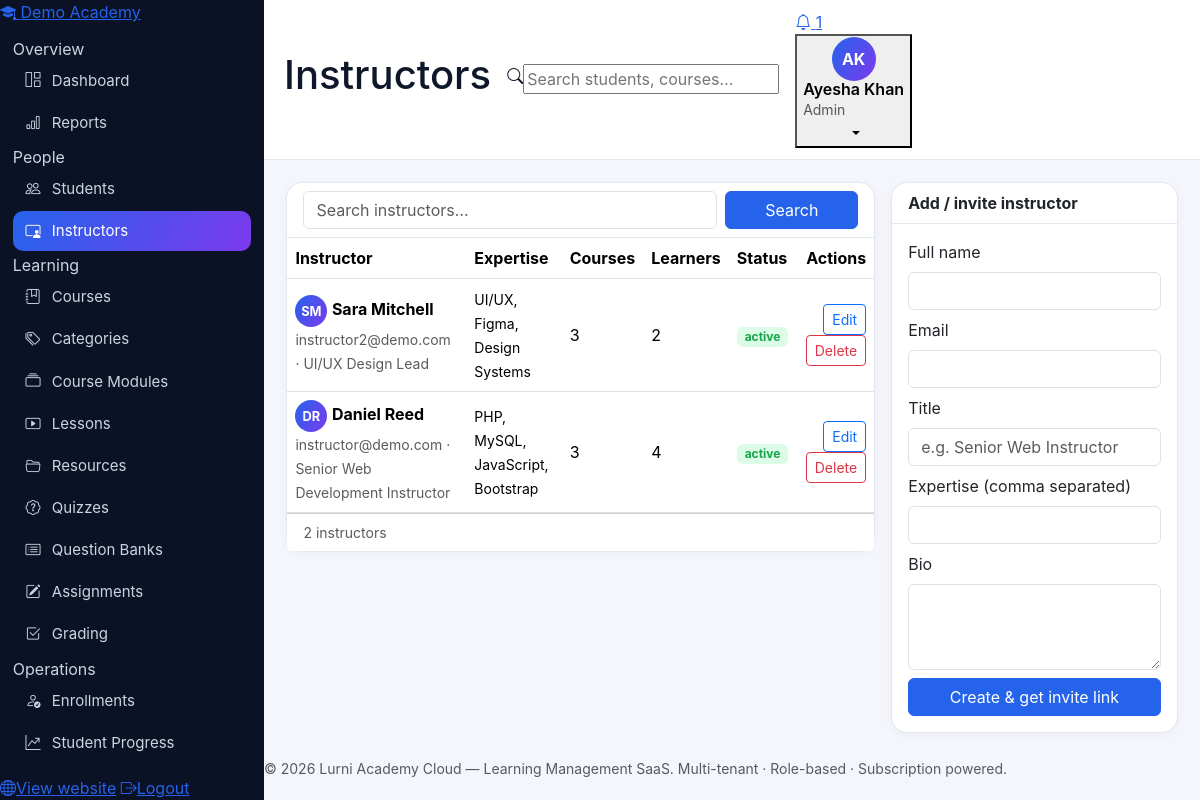
/admin/instructors.php (signed in), run on the app's committed database.
### tables this page shows
CREATE TABLE tenants (
  id INT UNSIGNED AUTO_INCREMENT PRIMARY KEY,
  name VARCHAR(160) NOT NULL,
  slug VARCHAR(160) NOT NULL UNIQUE,
  org_type ENUM('academy','school','university','training_center','individual') NOT NULL DEFAULT 'academy',
  email VARCHAR(190) NULL,
  phone VARCHAR(40) NULL,
  website VARCHAR(190) NULL,
  country VARCHAR(80) NULL,
  logo VARCHAR(255) NULL,
  status ENUM('active','suspended','cancelled') NOT NULL DEFAULT 'active',
  created_at DATETIME NOT NULL DEFAULT CURRENT_TIMESTAMP,
  updated_at DATETIME NOT NULL DEFAULT CURRENT_TIMESTAMP ON UPDATE CURRENT_TIMESTAMP
);

CREATE TABLE instructors (
  id INT UNSIGNED AUTO_INCREMENT PRIMARY KEY,
  tenant_id INT UNSIGNED NOT NULL,
  user_id INT UNSIGNED NOT NULL UNIQUE,
  title VARCHAR(140) NULL,
  bio TEXT NULL,
  expertise VARCHAR(255) NULL,
  avatar VARCHAR(255) NULL,
  status ENUM('active','suspended') NOT NULL DEFAULT 'active',
  created_at DATETIME NOT NULL DEFAULT CURRENT_TIMESTAMP,
  INDEX idx_inst_tenant (tenant_id),
  CONSTRAINT fk_inst_tenant FOREIGN KEY (tenant_id) REFERENCES tenants(id) ON DELETE CASCADE,
  CONSTRAINT fk_inst_user FOREIGN KEY (user_id) REFERENCES users(id) ON DELETE CASCADE
);

CREATE TABLE users (
  id INT UNSIGNED AUTO_INCREMENT PRIMARY KEY,
  tenant_id INT UNSIGNED NULL,
  name VARCHAR(120) NOT NULL,
  email VARCHAR(190) NOT NULL UNIQUE,
  password_hash VARCHAR(255) NOT NULL,
  role ENUM('super_admin','admin','instructor','student') NOT NULL DEFAULT 'student',
  status ENUM('active','pending','suspended') NOT NULL DEFAULT 'active',
  avatar VARCHAR(255) NULL,
  phone VARCHAR(40) NULL,
  email_verified_at DATETIME NULL,
  verification_token VARCHAR(120) NULL,
  activation_token VARCHAR(120) NULL,
  two_factor_secret VARCHAR(120) NULL,
  remember_token VARCHAR(64) NULL,
  failed_attempts TINYINT UNSIGNED NOT NULL DEFAULT 0,
  locked_until DATETIME NULL,
  last_login_at DATETIME NULL,
  created_at DATETIME NOT NULL DEFAULT CURRENT_TIMESTAMP,
  updated_at DATETIME NOT NULL DEFAULT CURRENT_TIMESTAMP ON UPDATE CURRENT_TIMESTAMP,
  INDEX idx_users_tenant (tenant_id),
  INDEX idx_users_role (role),
  CONSTRAINT fk_users_tenant FOREIGN KEY (tenant_id) REFERENCES tenants(id) ON DELETE CASCADE
);

### includes/functions.php (called while the page is built, shortened)
<?php
function e(?string $v): string { return htmlspecialchars($v ?? '', ENT_QUOTES, 'UTF-8'); }
function getp(string $key, string $default = ''): string { return trim((string)($_GET[$key] ?? $default)); }
function initials(string $name): string {
    $parts = preg_split('/\s+/', trim($name)) ?: [];
    $out = '';
    foreach (array_slice($parts, 0, 2) as $p) $out .= strtoupper(substr($p, 0, 1));
    return $out ?: 'U';
}
function current_user(): ?array { return $_SESSION['user'] ?? null; }
function paginate(int $total, int $perPage = 10): array {
    $page = max(1, (int)($_GET['page'] ?? 1));
    $pages = max(1, (int)ceil($total / $perPage));
    return ['page' => $page, 'pages' => $pages, 'offset' => ($page - 1) * $perPage, 'per' => $perPage];
}

### includes/auth.php (called while the page is built, shortened)
<?php
require_once __DIR__ . '/functions.php';
function role_home(string $role): string {
    return match ($role) {
        'super_admin' => '/super-admin/index.php',
        'admin'       => '/admin/dashboard.php',
        'instructor'  => '/instructor/dashboard.php',
        'student'     => '/student/dashboard.php',
        default       => '/index.php',
    };
}

### admin/instructors.php (the view, shortened to what this page needs)
<?php
require_once __DIR__ . '/../includes/auth.php';
$pdo = db(); check_tenant_active($pdo);
$tid = require_tenant();
$pageTitle = 'Instructors'; $active = 'instructors';
$q = getp('q');
$where = ['i.tenant_id=?']; $args = [$tid];
$s = $pdo->prepare('SELECT COUNT(*) FROM instructors i JOIN users u ON u.id=i.user_id WHERE ' . implode(' AND ', $where));
$s->execute($args); $total = (int)$s->fetchColumn();
$pg = paginate($total, 10);
$s = $pdo->prepare("SELECT i.*, u.name, u.email, u.status AS user_status,
    (SELECT COUNT(*) FROM courses c WHERE c.instructor_id=i.id) AS course_count,
    (SELECT COUNT(*) FROM enrollments en JOIN courses c ON c.id=en.course_id WHERE c.instructor_id=i.id) AS learners
    FROM instructors i JOIN users u ON u.id=i.user_id WHERE " . implode(' AND ', $where) . " ORDER BY i.id DESC LIMIT {$pg['per']} OFFSET {$pg['offset']}");
$s->execute($args); $rows = $s->fetchAll();
$edit = null;
require __DIR__ . '/../includes/header.php';
?>
<div class="row g-3">
  <div class="col-xl-8"><div class="card">
    <div class="card-header bg-white"><form class="row g-2" method="get">
      <div class="col-md-9"><input class="form-control" name="q" value="<?= e($q) ?>" placeholder="Search instructors…"></div>
      <div class="col-md-3"><button class="btn btn-primary w-100">Search</button></div>
    </form></div>
    <div class="table-responsive"><table class="table table-hover align-middle mb-0">
      <thead><tr><th>Instructor</th><th>Expertise</th><th>Courses</th><th>Learners</th><th>Status</th><th class="text-end">Actions</th></tr></thead><tbody>
      <?php foreach ($rows as $r): ?>
      <tr><td><span class="avatar-circle sm"><?= e(initials($r['name'])) ?></span> <strong><?= e($r['name']) ?></strong><br><small class="text-muted"><?= e($r['email']) ?> · <?= e($r['title'] ?? '') ?></small></td>
        <td><small><?= e($r['expertise'] ?? '') ?></small></td><td><?= (int)$r['course_count'] ?></td><td><?= (int)$r['learners'] ?></td>
        <td><span class="badge bg-<?= $r['status'] === 'active' ? 'success' : 'danger' ?>-subtle text-<?= $r['status'] === 'active' ? 'success' : 'danger' ?>"><?= e($r['status']) ?></span>
        <?php if ($r['user_status'] === 'pending'): ?><span class="badge bg-warning-subtle text-warning">invite pending</span><?php endif; ?></td>
        <td class="text-end"><a class="btn btn-sm btn-outline-primary" href="?edit=<?= (int)$r['id'] ?>">Edit</a>
          <form method="post" class="d-inline" onsubmit="return confirm('Remove this instructor account?')"><button class="btn btn-sm btn-outline-danger">Delete</button></form></td></tr>
      <?php endforeach; ?>
      </tbody></table></div>
    <div class="card-footer bg-white d-flex justify-content-between"><small class="text-muted"><?= $total ?> instructors</small><?= pagination_html($pg, '?q=' . urlencode($q)) ?></div>
  </div></div>
  <div class="col-xl-4"><div class="card"><div class="card-header bg-white fw-bold"><?= $edit ? 'Edit instructor' : 'Add / invite instructor' ?></div><div class="card-body">
    <form method="post"><?= csrf_field() ?>
      <div class="mb-2"><label class="form-label">Full name</label><input class="form-control" name="name" required value="<?= e($edit['name'] ?? '') ?>"></div>
      <?php if (!$edit): ?><div class="mb-2"><label class="form-label">Email</label><input class="form-control" type="email" name="email" required></div>
      <?php else: ?><div class="mb-2"><label class="form-label">Email</label><input class="form-control" value="<?= e($edit['email']) ?>" disabled></div><?php endif; ?>
      <div class="mb-2"><label class="form-label">Title</label><input class="form-control" name="title" value="<?= e($edit['title'] ?? '') ?>" placeholder="e.g. Senior Web Instructor"></div>
      <div class="mb-2"><label class="form-label">Expertise (comma separated)</label><input class="form-control" name="expertise" value="<?= e($edit['expertise'] ?? '') ?>"></div>
      <div class="mb-2"><label class="form-label">Bio</label><textarea class="form-control" name="bio" rows="3"><?= e($edit['bio'] ?? '') ?></textarea></div>
      <button class="btn btn-primary w-100"><?= $edit ? 'Update instructor' : 'Create & get invite link' ?></button>
    </form>
  </div></div></div>
</div>
<?php require __DIR__ . '/../includes/footer.php'; ?>

### includes/sidebar.php (shortened to what this page needs)
<?php
$u = current_user();
$role = $u['role'] ?? 'student';
$active = $active ?? '';
$tenantName = $tenantName ?? APP_NAME;
$items = $menus[$role] ?? $menus['student'];
?>
<aside class="sidebar" id="appSidebar">
  <a class="sidebar-brand" href="<?= e(role_home($role)) ?>">
    <span class="brand-mark"><i class="bi bi-mortarboard-fill"></i></span>
    <span class="brand-text"><?= e($tenantName) ?></span>
  </a>
  <nav class="sidebar-nav">
    <?php foreach ($items as $item): ?>
      <?php if (isset($item['section'])): ?>
        <div class="nav-section"><?= e($item['section']) ?></div>
      <?php else: ?>
        <a class="nav-link-app <?= $active === $item['key'] ? 'active' : '' ?>" href="<?= e($item['href']) ?>">
          <i class="bi <?= e($item['icon']) ?>"></i><span><?= e($item['label']) ?></span>
        </a>
      <?php endif; ?>
    <?php endforeach; ?>
  </nav>
  <div class="sidebar-foot">
    <a class="nav-link-app" href="/index.php"><i class="bi bi-globe"></i><span>View website</span></a>
    <a class="nav-link-app" href="/auth/logout.php"><i class="bi bi-box-arrow-right"></i><span>Logout</span></a>
  </div>
</aside>

### assets/css/style.css (style rules this page uses)
:root { --blue:#2563eb; --blue-dark:#1d4ed8; --violet:#7c3aed; --violet-soft:#ede9fe; --ink:#0f172a; --muted:#64748b; --line:#e2e8f0; --bg:#f4f6fb; --card:#ffffff; --grad:linear-gradient(120deg,#2563eb 0%,#7c3aed 100%); --grad-soft:linear-gradient(135deg,#dbeafe 0%,#ede9fe 55%,#ffffff 100%); }
body { background:var(--bg);color:var(--ink);font-family:'Inter',system-ui,-apple-system,'Segoe UI',Roboto,sans-serif; }
a { color:var(--blue); }
.btn-primary { background:var(--blue);border-color:var(--blue); }
.sidebar { width:264px;background:#0b1226;color:#cbd5e1;display:flex;flex-direction:column;position:sticky;top:0;height:100vh;flex-shrink:0;z-index:60; }
.sidebar nav { padding:.8rem;overflow-y:auto;flex:1; }
.sidebar nav a { display:flex;align-items:center;gap:.7rem;color:#cbd5e1;text-decoration:none;padding:.55rem .8rem;border-radius:10px;font-size:.94rem;margin-bottom:2px; }
.sidebar nav a.active { background:var(--grad);color:#fff; }
.card { border:1px solid var(--line);border-radius:16px;box-shadow:0 2px 10px rgba(15,23,42,.04); }
.card-header { border-bottom:1px solid var(--line);border-radius:16px 16px 0 0 !important; }
.avatar-circle { width:44px;height:44px;border-radius:50%;background:var(--grad);color:#fff;display:inline-flex;align-items:center;justify-content:center;font-weight:700;flex-shrink:0; }
.avatar-circle.sm { width:32px;height:32px;font-size:.8rem; }
.badge.bg-success-subtle { background:#dcfce7 !important; }
.text-success { color:#16a34a !important; }

### data on the page
tenants: name "Demo Academy"
instructors: user.name "SM", user.name "Sara Mitchell", user.email "instructor2@demo.com", title "UI/UX Design Lead", expertise "UI/UX, Figma, Design Systems", course_count "3", learners "2", status "active"
instructors: user.name "DR", user.name "Daniel Reed", user.email "instructor@demo.com", title "Senior Web Development Instructor", expertise "PHP, MySQL, JavaScript, Bootstrap", course_count "3", learners "4", status "active"

### other printed values
$item['section'] "Overview"
$item['label'] "Dashboard"
$item['label'] "Reports"
$item['section'] "People"
$item['label'] "Students"
$item['label'] "Instructors"
$item['section'] "Learning"
$item['label'] "Courses"
$item['label'] "Categories"
$item['label'] "Course Modules"
$item['label'] "Lessons"
$item['label'] "Resources"
$item['label'] "Quizzes"
$item['label'] "Question Banks"
$item['label'] "Assignments"
